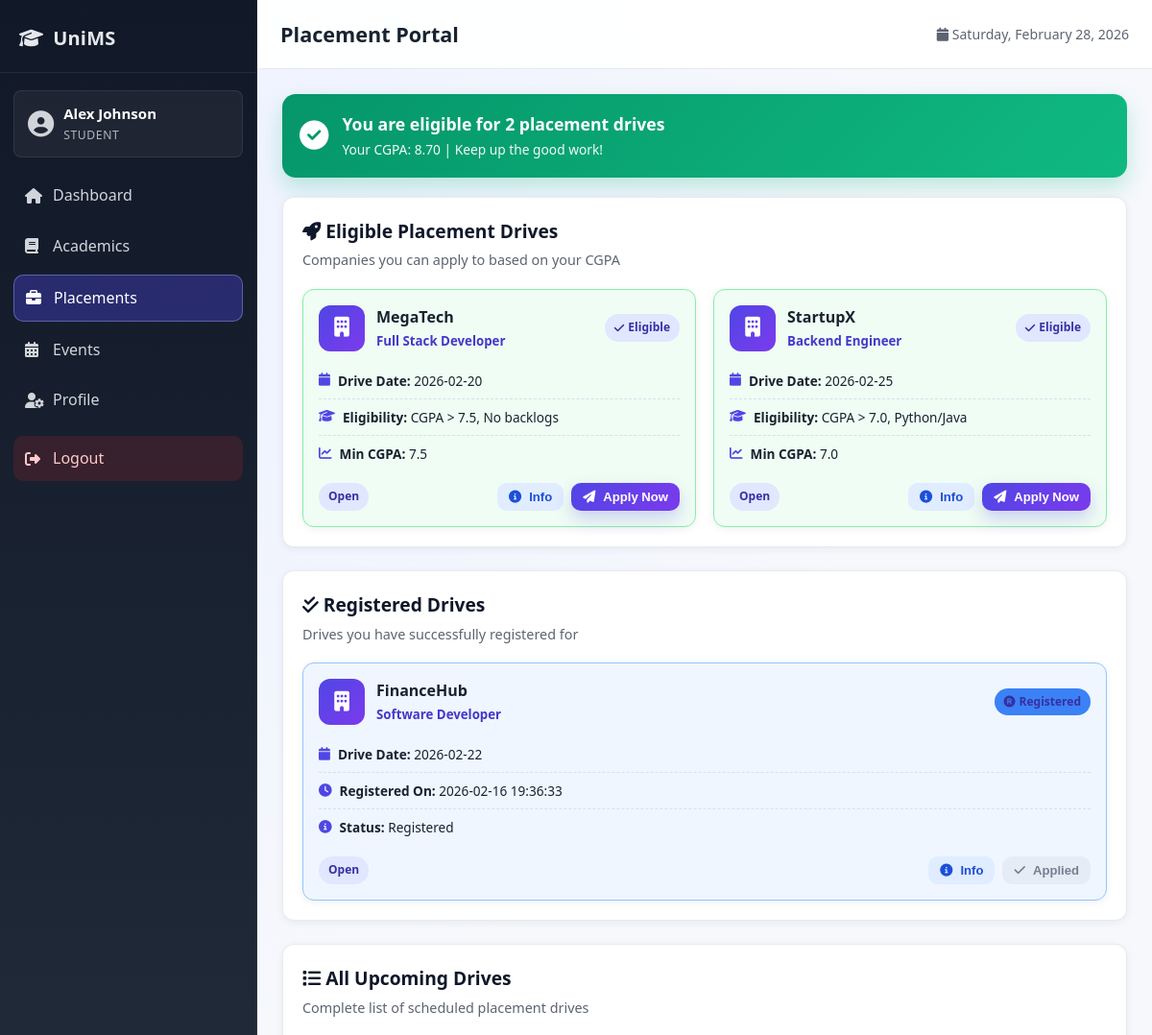
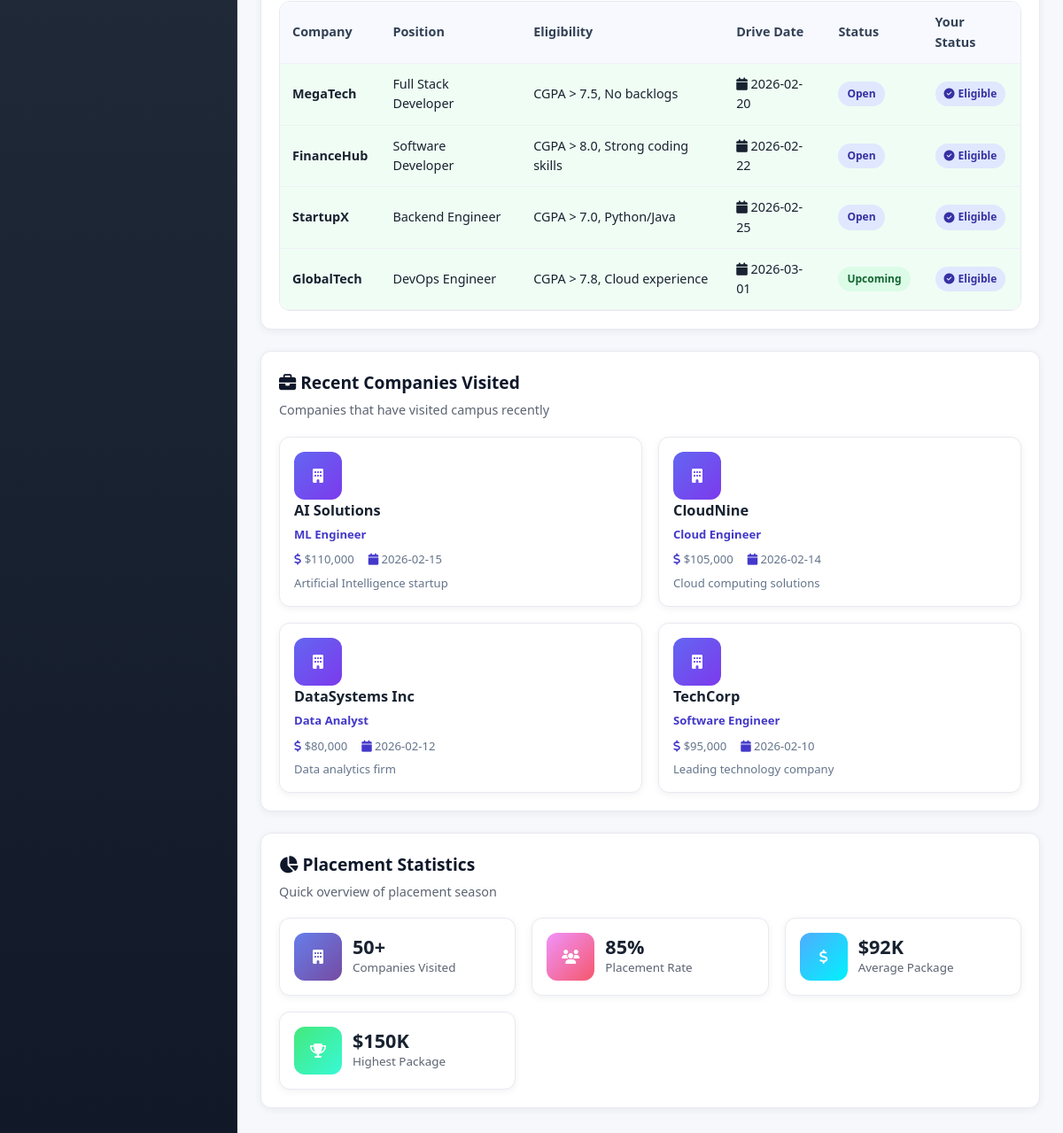
/placements (signed in), run on the app's committed database (2 pictures, top to bottom).
### tables this page shows
CREATE TABLE students (
            id INTEGER PRIMARY KEY AUTOINCREMENT,
            user_id INTEGER,
            student_id TEXT UNIQUE NOT NULL,
            program TEXT NOT NULL,
            semester INTEGER NOT NULL,
            cgpa REAL DEFAULT 0.0,
            FOREIGN KEY (user_id) REFERENCES users(id)
        );

CREATE TABLE placement_drives (
            id INTEGER PRIMARY KEY AUTOINCREMENT,
            company_name TEXT NOT NULL,
            position TEXT NOT NULL,
            eligibility_criteria TEXT NOT NULL,
            drive_date DATE NOT NULL,
            status TEXT DEFAULT 'Open',
            min_cgpa REAL DEFAULT 0.0
        , description TEXT);

CREATE TABLE drive_registrations (
            id INTEGER PRIMARY KEY AUTOINCREMENT,
            student_id INTEGER,
            drive_id INTEGER,
            registration_date TIMESTAMP DEFAULT CURRENT_TIMESTAMP,
            status TEXT DEFAULT 'Registered',
            FOREIGN KEY (student_id) REFERENCES students(id),
            FOREIGN KEY (drive_id) REFERENCES placement_drives(id),
            UNIQUE(student_id, drive_id)
        );

CREATE TABLE companies (
            id INTEGER PRIMARY KEY AUTOINCREMENT,
            company_name TEXT NOT NULL,
            visit_date DATE NOT NULL,
            position TEXT NOT NULL,
            package TEXT NOT NULL,
            description TEXT
        );

### app.py (the view)
@app.route('/placements')
@login_required
@student_required
def placements():
    conn = get_db_connection()
    student = conn.execute('''
        SELECT s.* FROM students s
        WHERE s.user_id = ?
    ''', (session['user_id'],)).fetchone()
    companies = conn.execute('''
        SELECT * FROM companies
        ORDER BY visit_date DESC
        LIMIT 10
    ''').fetchall()
    registered_drives = conn.execute('''
        SELECT pd.*, dr.registration_date, dr.status as reg_status
        FROM placement_drives pd
        JOIN drive_registrations dr ON pd.id = dr.drive_id
        WHERE dr.student_id = ?
        ORDER BY pd.drive_date ASC
    ''', (student['id'],)).fetchall()
    eligible_drives = conn.execute('''
        SELECT * FROM placement_drives
        WHERE min_cgpa <= ?
        AND status = 'Open'
        AND id NOT IN (SELECT drive_id FROM drive_registrations WHERE student_id = ?)
        ORDER BY drive_date ASC
    ''', (student['cgpa'], student['id'])).fetchall()
    all_drives = conn.execute('''
        SELECT * FROM placement_drives
        WHERE status IN ('Open', 'Upcoming')
        ORDER BY drive_date ASC
    ''').fetchall()
    conn.close()
    return render_template('placements.html',
                         student=student,
                         companies=companies,
                         eligible_drives=eligible_drives,
                         registered_drives=registered_drives,
                         all_drives=all_drives)

### templates/placements.html (shortened to what this page needs)
{% extends "base.html" %}
{% block page_title %}Placement Portal{% endblock %}
{% block content %}
<div class="placements-page">
    <div class="eligibility-banner">
        <div class="banner-content">
            <i class="fas fa-check-circle"></i>
            <div>
                <h3>You are eligible for {{ eligible_drives|length }} placement drives</h3>
                <p>Your CGPA: {{ "%.2f"|format(student.cgpa or 0.0) }} | Keep up the good work!</p>
            </div>
        </div>
    </div>
    <div class="section">
        <div class="section-header">
            <h2><i class="fas fa-rocket"></i> Eligible Placement Drives</h2>
            <p>Companies you can apply to based on your CGPA</p>
        </div>
        {% if eligible_drives %}
        <div class="drives-grid">
            {% for drive in eligible_drives %}
            <div class="drive-card eligible">
                <div class="drive-header">
                    <div class="company-logo">
                        <i class="fas fa-building"></i>
                    </div>
                    <div class="company-info">
                        <h3>{{ drive.company_name }}</h3>
                        <p class="position">{{ drive.position }}</p>
                    </div>
                    <span class="eligible-badge">
                        <i class="fas fa-check"></i> Eligible
                    </span>
                </div>
                <div class="drive-details">
                    <div class="detail-row">
                        <i class="fas fa-calendar"></i>
                        <span><strong>Drive Date:</strong> {{ drive.drive_date }}</span>
                    </div>
                    <div class="detail-row">
                        <i class="fas fa-graduation-cap"></i>
                        <span><strong>Eligibility:</strong> {{ drive.eligibility_criteria }}</span>
                    </div>
                    <div class="detail-row">
                        <i class="fas fa-chart-line"></i>
                        <span><strong>Min CGPA:</strong> {{ drive.min_cgpa }}</span>
                    </div>
                </div>
                <div class="drive-footer">
                    <span class="status-badge status-{{ drive.status|lower }}">{{ drive.status }}</span>
                    <div class="action-buttons">
                        <button class="btn btn-info btn-sm" data-id="{{ drive.id }}"
                            data-company="{{ drive.company_name|e }}" data-position="{{ drive.position|e }}"
                            data-description="{{ drive.description|default('', true)|e }}"
                            onclick="openApplyModal(this, true, false)">
                            <i class="fas fa-info-circle"></i> Info
                        </button>
                        <button class="btn btn-primary btn-sm" data-id="{{ drive.id }}"
                            data-company="{{ drive.company_name|e }}" data-position="{{ drive.position|e }}"
                            data-description="{{ drive.description|default('', true)|e }}"
                            onclick="openApplyModal(this, false, true)">
                            <i class="fas fa-paper-plane"></i> Apply Now
                        </button>
                    </div>
                </div>
            </div>
            {% endfor %}
        </div>
        {% else %}
        <div class="empty-state">
            <i class="fas fa-search"></i>
            <h3>No eligible drives at the moment</h3>
            <p>Check back later for new opportunities</p>
        </div>
        {% endif %}
    </div>
    {% if registered_drives %}
    <div class="section">
        <div class="section-header">
            <h2><i class="fas fa-check-double"></i> Registered Drives</h2>
            <p>Drives you have successfully registered for</p>
        </div>
        <div class="drives-grid">
            {% for drive in registered_drives %}
            <div class="drive-card registered">
                <div class="drive-header">
                    <div class="company-logo">
                        <i class="fas fa-building"></i>
                    </div>
                    <div class="company-info">
                        <h3>{{ drive.company_name }}</h3>
                        <p class="position">{{ drive.position }}</p>
                    </div>
                    <span class="eligible-badge" style="background-color: #3b82f6;">
                        <i class="fas fa-registered"></i> Registered
                    </span>
                </div>
                <div class="drive-details">
                    <div class="detail-row">
                        <i class="fas fa-calendar"></i>
                        <span><strong>Drive Date:</strong> {{ drive.drive_date }}</span>
                    </div>
                    <div class="detail-row">
                        <i class="fas fa-clock"></i>
                        <span><strong>Registered On:</strong> {{ drive.registration_date }}</span>
                    </div>
                    <div class="detail-row">
                        <i class="fas fa-info-circle"></i>
                        <span><strong>Status:</strong> {{ drive.reg_status }}</span>
                    </div>
                </div>
                <div class="drive-footer">
                    <span class="status-badge status-{{ drive.status|lower }}">{{ drive.status }}</span>
                    <div class="action-buttons">
                        <button class="btn btn-info btn-sm" data-id="{{ drive.id }}"
                            data-company="{{ drive.company_name|e }}" data-position="{{ drive.position|e }}"
                            data-description="{{ drive.description|default('', true)|e }}"
                            onclick="openApplyModal(this, true, true)">
                            <i class="fas fa-info-circle"></i> Info
                        </button>
                        <button class="btn btn-secondary btn-sm" disabled>
                            <i class="fas fa-check"></i> Applied
                        </button>
                    </div>
                </div>
            </div>
            {% endfor %}
        </div>
    </div>
    {% endif %}
    <div class="section">
        <div class="section-header">
            <h2><i class="fas fa-list"></i> All Upcoming Drives</h2>
            <p>Complete list of scheduled placement drives</p>
        </div>
        <div class="drives-table-container">
            <table class="drives-table">
                <thead>
                    <tr>
                        <th>Company</th>
                        <th>Position</th>
                        <th>Eligibility</th>
                        <th>Drive Date</th>
                        <th>Status</th>
                        <th>Your Status</th>
                    </tr>
                </thead>
                <tbody>
                    {% for drive in all_drives %}
                    <tr class="{% if drive.min_cgpa <= student.cgpa %}eligible-row{% endif %}">
                        <td>
                            <strong>{{ drive.company_name }}</strong>
                        </td>
                        <td>{{ drive.position }}</td>
                        <td>{{ drive.eligibility_criteria }}</td>
                        <td>
                            <i class="fas fa-calendar"></i>
                            {{ drive.drive_date }}
                        </td>
                        <td>
                            <span class="status-badge status-{{ drive.status|lower }}">
                                {{ drive.status }}
                            </span>
                        </td>
                        <td>
                            {% if drive.min_cgpa <= student.cgpa %} <span class="badge-eligible">
                                <i class="fas fa-check-circle"></i> Eligible
                                </span>
                                {% else %}
                                <span class="badge-not-eligible">
                                    <i class="fas fa-times-circle"></i> Not Eligible
                                </span>
                                {% endif %}
                        </td>
                    </tr>
                    {% endfor %}
                </tbody>
            </table>
        </div>
    </div>
    <div class="section">
        <div class="section-header">
            <h2><i class="fas fa-briefcase"></i> Recent Companies Visited</h2>
            <p>Companies that have visited campus recently</p>
        </div>
        <div class="companies-grid">
            {% for company in companies %}
            <div class="company-card">
                <div class="company-badge">
                    <i class="fas fa-building"></i>
                </div>
                <div class="company-content">
                    <h3>{{ company.company_name }}</h3>
                    <p class="position-title">{{ company.position }}</p>
                    <div class="company-meta">
                        <span class="package">
                            <i class="fas fa-dollar-sign"></i>
                            {{ company.package }}
                        </span>
                        <span class="visit-date">
                            <i class="fas fa-calendar"></i>
                            {{ company.visit_date }}
                        </span>
                    </div>
                    {% if company.description %}
                    <p class="company-desc">{{ company.description }}</p>
                    {% endif %}
                </div>
            </div>
            {% endfor %}
        </div>
    </div>
    <div class="section">
        <div class="section-header">
            <h2><i class="fas fa-chart-pie"></i> Placement Statistics</h2>
            <p>Quick overview of placement season</p>
        </div>
        <div class="stats-grid">
            <div class="stat-card">
                <div class="stat-icon" style="background: linear-gradient(135deg, #667eea 0%, #764ba2 100%);">
                    <i class="fas fa-building"></i>
                </div>
                <div class="stat-info">
                    <h3>50+</h3>
                    <p>Companies Visited</p>
                </div>
            </div>
            <div class="stat-card">
                <div class="stat-icon" style="background: linear-gradient(135deg, #f093fb 0%, #f5576c 100%);">
                    <i class="fas fa-users"></i>
                </div>
                <div class="stat-info">
                    <h3>85%</h3>
                    <p>Placement Rate</p>
                </div>
            </div>
            <div class="stat-card">
                <div class="stat-icon" style="background: linear-gradient(135deg, #4facfe 0%, #00f2fe 100%);">
                    <i class="fas fa-dollar-sign"></i>
                </div>
                <div class="stat-info">
                    <h3>$92K</h3>
                    <p>Average Package</p>
                </div>
            </div>
            <div class="stat-card">
                <div class="stat-icon" style="background: linear-gradient(135deg, #43e97b 0%, #38f9d7 100%);">
                    <i class="fas fa-trophy"></i>
                </div>
                <div class="stat-info">
                    <h3>$150K</h3>
                    <p>Highest Package</p>
                </div>
            </div>
        </div>
    </div>
</div>
{% endblock %}

### data on the page
students: cgpa "8.70"
placement_drives: company_name "MegaTech", position "Full Stack Developer", drive_date "2026-02-20", eligibility_criteria "CGPA > 7.5, No backlogs", min_cgpa "7.5", status "Open", shows "Eligible"
placement_drives: company_name "StartupX", position "Backend Engineer", drive_date "2026-02-25", eligibility_criteria "CGPA > 7.0, Python/Java", min_cgpa "7.0", status "Open", shows "Eligible"
drive_registrations: company_name "FinanceHub", position "Software Developer", drive_date "2026-02-22", registration_date "2026-02-16 19:36:33", reg_status "Registered", status "Open"
placement_drives: company_name "FinanceHub", position "Software Developer", eligibility_criteria "CGPA > 8.0, Strong coding skills", drive_date "2026-02-22", status "Open", min_cgpa "Eligible"
placement_drives: company_name "GlobalTech", position "DevOps Engineer", eligibility_criteria "CGPA > 7.8, Cloud experience", drive_date "2026-03-01", status "Upcoming", min_cgpa "Eligible"
companies: company_name "AI Solutions", position "ML Engineer", package "$110,000", visit_date "2026-02-15", description "Artificial Intelligence startup"
companies: company_name "CloudNine", position "Cloud Engineer", package "$105,000", visit_date "2026-02-14", description "Cloud computing solutions"
companies: company_name "DataSystems Inc", position "Data Analyst", package "$80,000", visit_date "2026-02-12", description "Data analytics firm"
companies: company_name "TechCorp", position "Software Engineer", package "$95,000", visit_date "2026-02-10", description "Leading technology company"

### other printed values
{{ session.full_name }} "Alex Johnson"
{{ session.user_type|title }} "STUDENT"
{{ eligible_drives|length }} "2"
